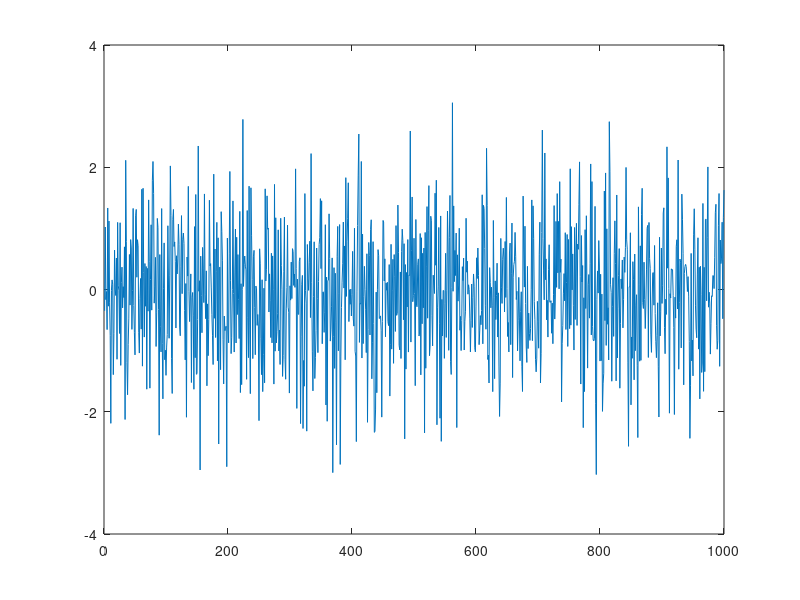

The MATLAB script that drew this image: (Note: this script raises an error after producing the figure.)
close all
clear
%2.2
x = randn(1,1000);
plot(x)
mean = means(x)
var = vars(x)
%2.3
x = randn(1,1000);
a = sqrt(9);
b = 3;
y = a*x+b;
figure
plot(y);
mean_y = means(y)
var_y = vars(y)
%3.1
N = 20;
X = rand(1,N);
figure;
t = [-1:0.001:2];
F = empcdf(X,t);
plot(t,F)
title('empcdf of N=20')

N = 200;
X = rand(1,N);
figure;
t = [-1:0.001:2];

F = empcdf(X,t);
plot(t,F)
title('empcdf of N=200')
%4.1
figure
x = [-1:0.001:2];
N = 20;
X = rand(1,N);
Fx = (1-exp(-3*X)).*(X>=0);
t = 0:0.001:1;
F = (1-exp(-3*t)).*(t>=0);
Yx = empcdf(Fx,x);
Y = empcdf(F,x);
plot(x,Yx)
hold on 
plot(x,Y)
title('N=20')

figure
x = [-1:0.001:2];
N = 200;
X = rand(1,N);
Fx = (1-exp(-3*X)).*(X>=0);
t = 0:0.001:1;
F = (1-exp(-3*t)).*(t>=0);
Yx = empcdf(Fx,x);
Y = empcdf(F,x);
plot(x,Yx)
hold on 
plot(x,Y)
title('N=200')

%5.2
figure
x = [0:0.001:1];
U = rand(1,1000);
X = U.^(1/3);
Fx = empcdf(X,x);
subplot(3,1,1)
plot(x,Fx)
title('Fx(x)')

L = 20;
x0 = 0;
xL = 1;
delta = (xL-x0)/L;
x = 0:delta:1;
f = zeros(1,L);
for i = 1:L
    f(i) = empcdf(X,x(i+1))-empcdf(X,x(i));
end
subplot(3,1,2)
stem(f)
title('fx(x)')
subplot(3,1,3)
fx = f / delta;
stem(fx)
title('f~(k)')

figure
N = 1000;
U = rand(1,1000);
X = U.^(1/3);
H = hist(X,(0.5:19.5)/20);
subplot(2,1,1)
stem(H/N)
title('H(k)/N')

subplot(2,1,2)
stem(f)
title('f~(k)')